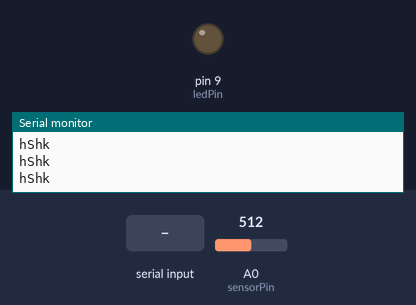
Recording of a sketch running on a simulated Arduino Uno, built with avr-gcc and run on an emulated ATmega328P. Parts: output pins drawn as LEDs (lit = HIGH), the last lines printed to the serial monitor. The inputs (shaded band) are chosen by the test bench; at power-on: A0 (sensorPin) = 512.

Above: at 1.0 s.
1.1 s: "1" received over Serial
At 2.0 s:
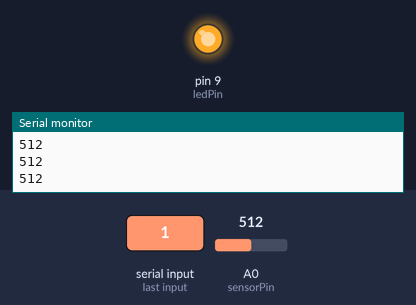
Timing chart, 0 to 4.1 s (numbered marks = the images above; inputs shaded):
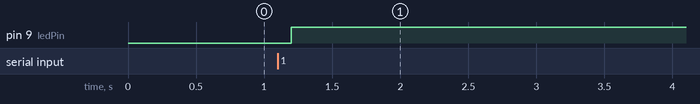

The sketch:

IOtest_01.ino
```cpp
int sensorPin = 0;    // The potentiometer is connected to analog pin 0
int ledPin = 9;      // The LED is connected to digital pin 9


char START_BYTE = '*'; //three characters used for Serial communication
char DELIMITER = ',';
char END_BYTE = '#';

char signal = '0'; //used to store Serial RX data

// read the input on analog pin 0:
//  int sensorValue = analogRead(A0);

void setup() // this function runs once when the sketch starts up
{
  // Set up the LED pin to be an output:
  pinMode(ledPin, OUTPUT);

  Serial.begin(9600);//begin Serial communication
  establishContact();
}

void loop(){
  //code below added to listen for Serial comm
  if (Serial.available() > 0) {
    signal = Serial.read();

//    switch(signal) {
//
//      case '0': //bars are off
//      digitalWrite(ledPin, 255);
//      break;
//
//      case '1': //bars are on
//      digitalWrite(ledPin, 0);
//      break;
//    }
    digitalWrite(ledPin, signal);
  }

  int sensorValue = analogRead(sensorPin); //assign sensor value to a variable


  Serial.print(sensorValue);//communicate sensor variable

  Serial.println();//send a carriage return
}

void establishContact() {
  while (Serial.available() <= 0) {
    Serial.println("hShk"); //handShake
    delay(300);
  }
}
```

Measured:
- after the input at 1.1 s, pin 9 (ledPin): LOW → HIGH after 0.10 s
